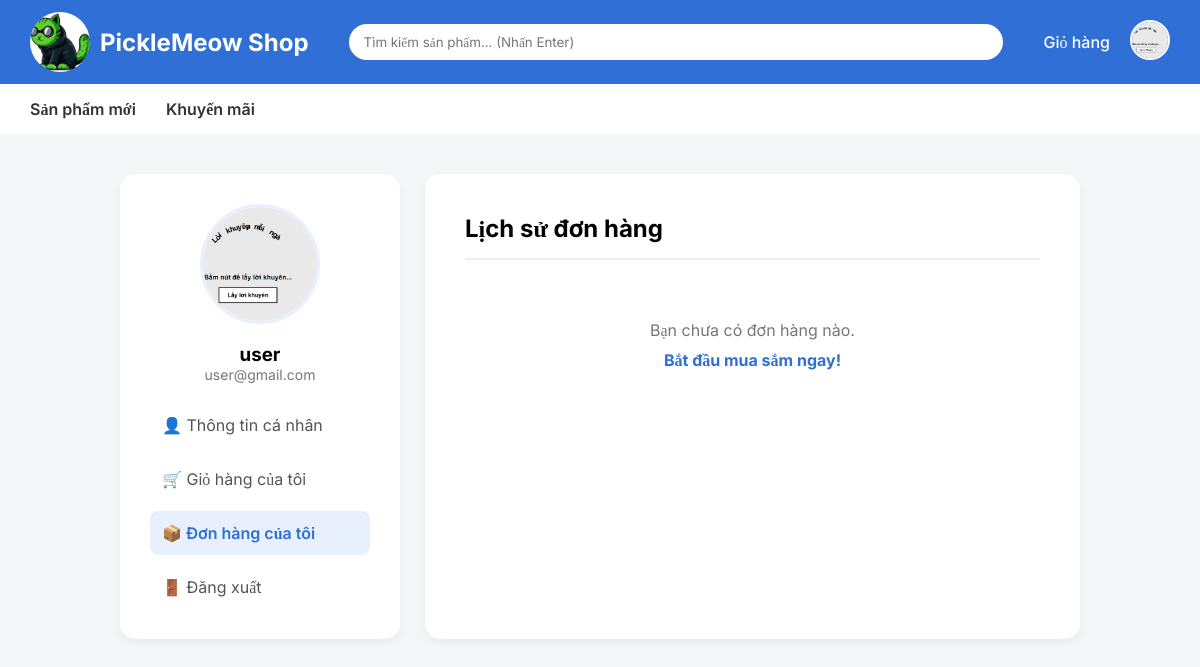
Before: /basic_seller_website/pages/my_orders.php (signed in) with the older database file.
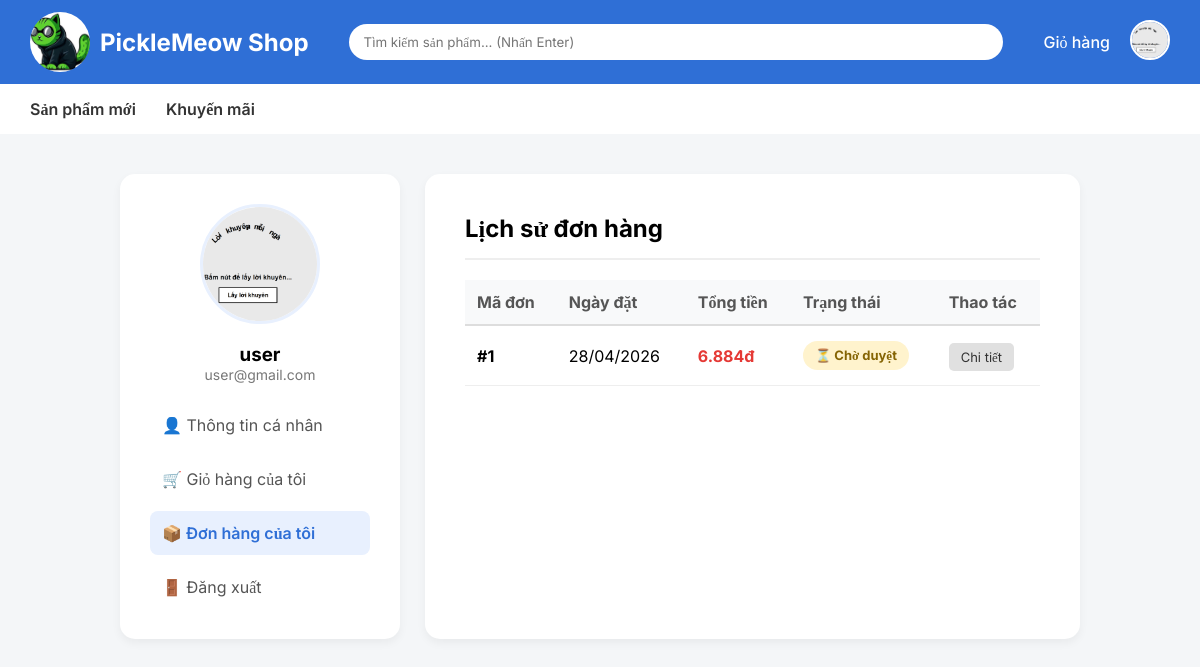
After: the same page with the newer database file.
### tables this page shows
CREATE TABLE users (
  id int(11) NOT NULL,
  fullname varchar(100) NOT NULL,
  email varchar(100) NOT NULL,
  phone varchar(15) DEFAULT NULL,
  address text DEFAULT NULL,
  password varchar(255) NOT NULL,
  role enum('user','admin') DEFAULT 'user',
  created_at timestamp NOT NULL DEFAULT current_timestamp(),
  avatar varchar(255) DEFAULT 'default.png'
);

CREATE TABLE orders (
  id int(11) NOT NULL,
  user_id int(11) DEFAULT NULL,
  full_name varchar(255) NOT NULL,
  email varchar(255) NOT NULL,
  phone varchar(20) NOT NULL,
  address text NOT NULL,
  total_amount decimal(15,2) NOT NULL,
  status enum('pending','processing','shipped','completed','cancelled') DEFAULT 'pending',
  created_at timestamp NOT NULL DEFAULT current_timestamp()
);

### basic_seller_website/pages/my_orders.php (the view, shortened to what this page needs)
<?php
require_once __DIR__ . '/../config/db.php';
require_once __DIR__ . '/../includes/header.php';
$user_id = $_SESSION['user_id'];
$stmt = $conn->prepare("SELECT * FROM users WHERE id = ?");
$stmt->execute([$user_id]);
$user = $stmt->fetch();
$display_avatar = !empty($user['avatar']) ? "/basic_seller_web/img/avatars/" . $user['avatar'] : "/basic_seller_web/img/avatars/default.png";
$stmt_orders = $conn->prepare("SELECT * FROM orders WHERE user_id = ? ORDER BY created_at DESC");
$stmt_orders->execute([$user_id]);
$my_orders = $stmt_orders->fetchAll();
function getStatusLabel($status) {
    switch($status) {
        case 'pending': return '<span class="badge badge-warning">⏳ Chờ duyệt</span>';
    }
}
?>
<!DOCTYPE html>
<html lang="vi">
<head>
</head>
<body>
<div class="container">
    <div class="sidebar">
        <img class="avatar" src="<?php echo $display_avatar; ?>">
        <h3><?php echo htmlspecialchars($user['fullname']); ?></h3>
        <p style="color:#777; font-size:14px;"><?php echo htmlspecialchars($user['email']); ?></p>
        <div style="margin-top:20px;">
            <a href="/basic_seller_web/pages/user.php" class="menu-item">👤 Thông tin cá nhân</a>
            <a href="/basic_seller_web/pages/cart.php" class="menu-item">🛒 Giỏ hàng của tôi</a>
            <a href="/basic_seller_web/pages/my_orders.php" class="menu-item active">📦 Đơn hàng của tôi</a>
            <a href="/basic_seller_web/auth/logout.php" class="menu-item">🚪 Đăng xuất</a>
        </div>
    </div>
    <div class="content">
        <h2>Lịch sử đơn hàng</h2>
        <?php if (empty($my_orders)): ?>
            <div style="text-align: center; padding: 40px 0; color: #777;">
                <p>Bạn chưa có đơn hàng nào.</p>
                <a href="/basic_seller_web/index.php" style="color: #2f6fd6; text-decoration: none; font-weight: bold; display:inline-block; margin-top: 10px;">Bắt đầu mua sắm ngay!</a>
            </div>
        <?php else: ?>
            <table class="order-table">
                <thead>
                    <tr>
                        <th>Mã đơn</th>
                        <th>Ngày đặt</th>
                        <th>Tổng tiền</th>
                        <th>Trạng thái</th>
                        <th>Thao tác</th>
                    </tr>
                </thead>
                <tbody>
                    <?php foreach ($my_orders as $o): ?>
                        <tr>
                            <td><strong>#<?php echo $o['id']; ?></strong></td>
                            <td><?php echo date('d/m/Y', strtotime($o['created_at'])); ?></td>
                            <td class="price-text"><?php echo number_format($o['total_amount'], 0, ',', '.'); ?>đ</td>
                            <td><?php echo getStatusLabel($o['status']); ?></td>
                            <td>
                                <a href="#" class="btn-detail" onclick="alert('Tính năng xem chi tiết sẽ được cập nhật sau!')">Chi tiết</a>
                            </td>
                        </tr>
                    <?php endforeach; ?>
                </tbody>
            </table>
        <?php endif; ?>
    </div>
</div>
</body>
</html>

### basic_seller_website/includes/header.php (shortened to what this page needs)
<?php
require_once __DIR__ . '/../config/db.php';
$avatar_top = "/basic_seller_web/img/avatars/default.png";
if (isset($_SESSION['user_id'])) {
    $stmt_u = $conn->prepare("SELECT avatar FROM users WHERE id = ?");
    $stmt_u->execute([$_SESSION['user_id']]);
    $current_user = $stmt_u->fetch();
    if ($current_user && !empty($current_user['avatar'])) {
        $avatar_top = "/basic_seller_web/img/avatars/" . $current_user['avatar'];
    }
}
?>
<!DOCTYPE html>
<html lang="vi">
<head>
</head>
<body>
<div class="topbar">
    <a href="/basic_seller_web/index.php" class="logo">
        <img src="/basic_seller_web/img/pickle_meow_logo.png" alt="Logo">
        PickleMeow Shop
    </a>
    <div class="search-box">
        <form action="/basic_seller_web/pages/search.php" method="GET">
            <input type="text" name="q" placeholder="Tìm kiếm sản phẩm... (Nhấn Enter)" required>
        </form>
    </div>
    <div class="header-links">
        <a href="/basic_seller_web/pages/cart.php">Giỏ hàng</a>
        <?php if(isset($_SESSION['user_id'])): ?>
            <div class="user-menu">
                <a href="/basic_seller_web/pages/user.php">
                    <img src="<?php echo $avatar_top; ?>" alt="User Avatar" class="avatar-img-top">
                </a>
            </div>
        <?php else: ?>
            <a href="/basic_seller_web/auth/login.php">Đăng nhập</a>
        <?php endif; ?>
    </div>
</div>
<div class="menu">
    <a href="#">Sản phẩm mới</a>
    <a href="/basic_seller_web/pages/sale_off.php">Khuyến mãi</a>
</div>

### basic_seller_website/includes/header.php (style rules this page uses)
* { margin:0;padding:0;box-sizing:border-box;font-family:Inter }
body { background:#f3f5f7 }
.topbar { background:#2f6fd6;padding:12px 30px;display:flex;align-items:center;justify-content:space-between; }
.logo { color: white;text-decoration: none;display: flex;align-items: center;gap: 10px;font-size: 24px;font-weight: bold; }
.logo img { height: 60px;width: 60px;object-fit: cover;border-radius: 50%; }
.search-box { flex:1;margin:0 40px; }
.search-box input { width:100%;padding:10px 15px;border:none;border-radius:20px;outline:none; }
.header-links { display:flex;align-items:center;gap:20px; }
.header-links a { color:white;text-decoration:none;font-weight:500; }
.user-menu { position: relative; display: flex; align-items: center; }
.avatar-img-top { width: 40px; height: 40px; border-radius: 50%; object-fit: cover; border: 2px solid white; cursor: pointer; background: white; }
.menu { background:white;padding:15px 30px;display:flex;gap:30px;font-weight:600; }
.menu a { color:#333;text-decoration:none }

### basic_seller_website/pages/my_orders.php (style rules this page uses)
* { margin:0;padding:0;box-sizing:border-box;font-family:Inter }
body { background:#f4f6f8 }
.container { max-width:1000px; margin:40px auto; display:flex; gap:25px; padding:0 20px; }
.sidebar { width:280px; background:white; border-radius:15px; padding:30px; text-align:center; height:fit-content; box-shadow:0 4px 10px rgba(0,0,0,0.05); }
.avatar { width:120px; height:120px; border-radius:50%; margin-bottom:15px; object-fit:cover; border:3px solid #e8f0fe; }
.menu-item { padding:12px; border-radius:8px; cursor:pointer; color:#555; text-decoration:none; display:block; text-align: left; margin-top:10px;transition: all 0.25s ease; }
.active { background:#e8f0fe; color:#2f6fd6; font-weight:600; }
.content { flex:1; background:white; padding:40px; border-radius:15px; box-shadow:0 4px 10px rgba(0,0,0,0.05); }
h2 { border-bottom: 2px solid #eee; padding-bottom: 15px; margin-bottom: 20px; }
.order-table { width: 100%; border-collapse: collapse; }
.order-table th { text-align: left; padding: 12px; background: #f8f9fa; border-bottom: 2px solid #ddd; color: #555; }
.order-table td { padding: 15px 12px; border-bottom: 1px solid #eee; vertical-align: middle; }
.badge { padding: 6px 12px; border-radius: 20px; font-size: 13px; font-weight: bold; display: inline-block; }
.badge-warning { background: #fff3cd; color: #856404; }
.price-text { color: #e53935; font-weight: bold; }
.btn-detail { padding: 6px 12px; background: #e0e0e0; color: #333; text-decoration: none; border-radius: 5px; font-size: 13px; transition: 0.2s; }

Changed rows visible on the page:
added orders: id "1", created_at "28/04/2026", total_amount "6.884", status "⏳ Chờ duyệt"
Other visible differences:
text no longer shown: "Bạn chưa có đơn hàng nào. Bắt đầu mua sắm ngay!"
text now shown: "Mã đơn Ngày đặt Tổng tiền Trạng thái Thao tác"
